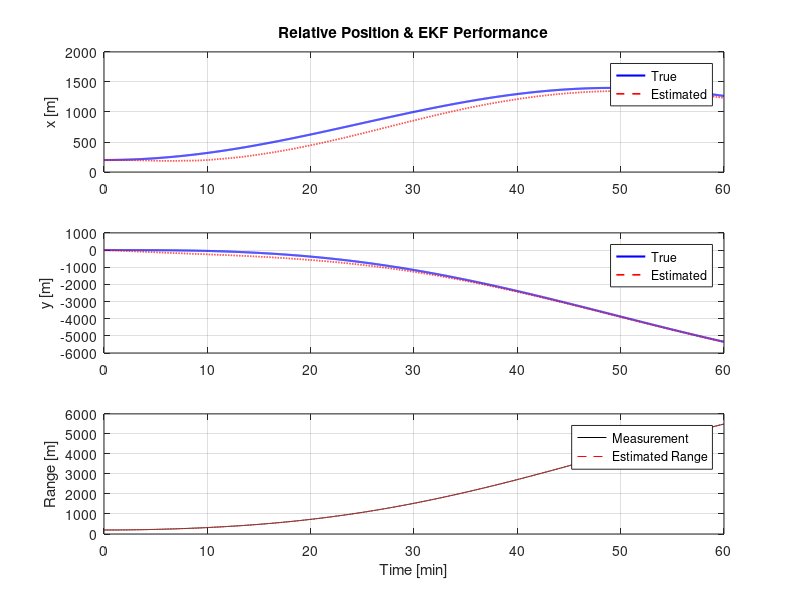
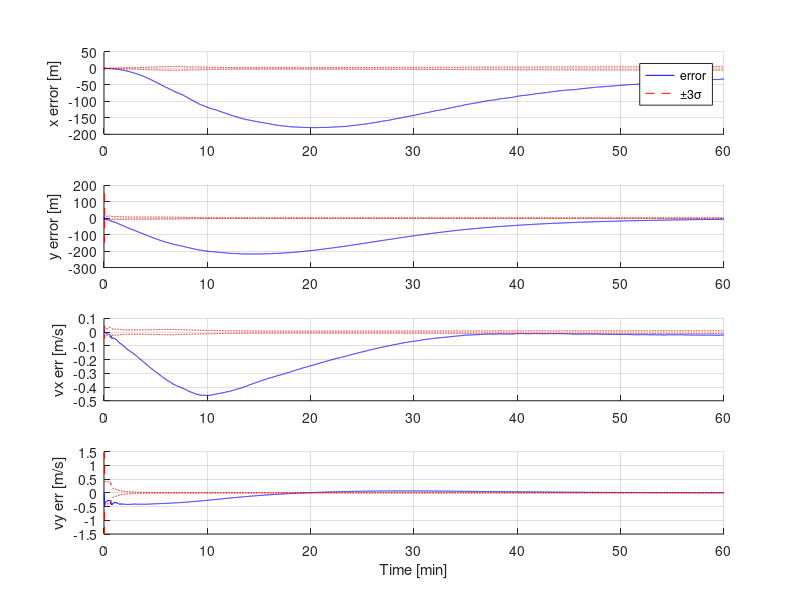

These charts were generated, in order, by the following MATLAB code:
% radar_ekf_mission_accurate.m
% Mission-accurate radar EKF for relative navigation (meters, m/s)
% State: [x; y; vx; vy] in LVLH (chaser wrt target)
% Measurements: range (m), range-rate (m/s) from radar mounted on chaser
% Author: (You) - use in research paper

clear; close all; clc;

%% ----------------- Mission / Orbit parameters -----------------
mu = 3.986004418e14;       % Earth's mu [m^3/s^2]
Re = 6371e3;               % Earth radius [m]
h = 700e3;                 % target altitude 700 km
a = Re + h;                % circular orbit radius [m]
n = sqrt(mu / a^3);       % mean motion [rad/s]

%% ----------------- Simulation parameters ---------------------
dt = 1.0;                  % EKF timestep [s]
Tsim = 3600;               % total sim time [s] (e.g., 1 hour)
N = floor(Tsim/dt);

% Process & measurement noise tuning (tune these for your radar/IMU)
% Process noise (model errors: unmodelled accel, disturbance) - continuous approx
sigma_acc = 1e-4;          % m/s^2 typical small disturbance (ion-thrust errors etc.)
Qc = diag([0.5*dt^2, 0.5*dt^2, dt, dt]) * sigma_acc^2; % heuristic continuous->discrete approx
Q = blkdiag( (dt^3/3)*sigma_acc^2*eye(2), (dt)*sigma_acc^2*eye(2) ); % 4x4 approx

% Measurement noise - radar quality
sigma_r = 1.0;             % range noise [m] (good space radar)
sigma_rr = 0.01;           % range-rate noise [m/s] (Doppler)
R = diag([sigma_r^2, sigma_rr^2]);

% Initial true state (close proximity scenario, meters)
x_true = [200;  0; 0; 0];  % 200 m radial offset (x) in LVLH, zero relative vel
% Small along-track offset variant could be used too.

% Initial estimate and covariance (realistic initial uncertainty)
x_est = x_true + [10; -5; 0.05; -0.02];   % small bias in initial estimate
P = diag([50^2, 50^2, 0.5^2, 0.5^2]);     % 50 m pos, 0.5 m/s vel uncertainty

% Store histories
Xtrue = zeros(4,N);
Xest  = zeros(4,N);
Pdiag = zeros(4,N);
zstore = zeros(2,N);

%% Precompute continuous-time A and discrete-time F (linearized CWH)
A = [0 0 1 0;
     0 0 0 1;
     3*n^2 0 0 2*n;
     0 0 -2*n 0];
Phi = eye(4) + A*dt + 0.5*(A*dt)^2;  % second-order approx of matrix exponential

%% Loop
for k = 1:N
    % ---- True dynamics integration (use simple RK2 for truth to keep stable) ----
    xdot_true = A * x_true;
    x_true = x_true + xdot_true * dt;     % simple Euler (small dt)
    
    % ---- Radar measurement (nonlinear) ----
    rx = x_true(1); ry = x_true(2); vx = x_true(3); vy = x_true(4);
    range = sqrt(rx^2 + ry^2);
    rr = (rx*vx + ry*vy) / max(range,1e-8);   % avoid div0
    z = [ range + sigma_r*randn; rr + sigma_rr*randn ];
    
    % ---- EKF Prediction ----
    x_pred = Phi * x_est;
    P_pred = Phi * P * Phi' + Q;
    
    % ---- Measurement prediction and Jacobian H ----
    px = x_pred(1); py = x_pred(2); pvx = x_pred(3); pvy = x_pred(4);
    prange = sqrt(px^2 + py^2);
    prank = max(prange,1e-8);
    z_pred = [prank;
              (px*pvx + py*pvy)/prank];
          
    % Jacobian H (2x4)
    H = zeros(2,4);
    H(1,1) = px/prank;
    H(1,2) = py/prank;
    H(2,1) = (pvx*prank - px*(px*pvx + py*pvy)/prank) / (prank^2);
    H(2,2) = (pvy*prank - py*(px*pvx + py*pvy)/prank) / (prank^2);
    H(2,3) = px/prank;
    H(2,4) = py/prank;
    
    % ---- Kalman Gain & Update ----
    S = H * P_pred * H' + R;
    K = (P_pred * H') / S;
    x_est = x_pred + K * (z - z_pred);
    P = (eye(4) - K*H) * P_pred;
    
    % ---- Log ----
    Xtrue(:,k) = x_true;
    Xest(:,k)  = x_est;
    Pdiag(:,k) = diag(P);
    zstore(:,k) = z;
end

%% ------------------ Plots -------------------------------
t = (0:N-1)*dt/60;   % minutes

% Position: true vs estimated
figure('Name','EKF Position Estimates','Color','w','Units','normalized','Position',[0.05 0.05 0.6 0.7]);
subplot(3,1,1);
plot(t, Xtrue(1,:)/1e0,'b','LineWidth',1.5); hold on;
plot(t, Xest(1,:)/1e0,'--r','LineWidth',1.2);
ylabel('x [m]'); grid on; legend('True','Estimated');
title('Relative Position & EKF Performance');

subplot(3,1,2);
plot(t, Xtrue(2,:)/1e0,'b','LineWidth',1.5); hold on;
plot(t, Xest(2,:)/1e0,'--r','LineWidth',1.2);
ylabel('y [m]'); grid on; legend('True','Estimated');

% Range measurement and residual
subplot(3,1,3);
plot(t, zstore(1,:)/1e0,'k'); hold on;
plot(t, sqrt(Xest(1,:).^2 + Xest(2,:).^2)/1e0,'--r');
ylabel('Range [m]'); xlabel('Time [min]'); grid on; legend('Measurement','Estimated Range');

% Estimation error + 3-sigma envelope
figure('Name','EKF Errors & Covariance','Color','w','Units','normalized','Position',[0.65 0.05 0.3 0.7]);
err = Xest - Xtrue;
clf;
subplot(4,1,1); hold on; grid on;
plot(t, err(1,:),'b'); plot(t, 3*sqrt(Pdiag(1,:)),'r--'); plot(t, -3*sqrt(Pdiag(1,:)),'r--');
ylabel('x error [m]'); legend('error','\pm3\sigma');

subplot(4,1,2); hold on; grid on;
plot(t, err(2,:),'b'); plot(t, 3*sqrt(Pdiag(2,:)),'r--'); plot(t, -3*sqrt(Pdiag(2,:)),'r--');
ylabel('y error [m]');

subplot(4,1,3); hold on; grid on;
plot(t, err(3,:),'b'); plot(t, 3*sqrt(Pdiag(3,:)),'r--'); plot(t, -3*sqrt(Pdiag(3,:)),'r--');
ylabel('vx err [m/s]');

subplot(4,1,4); hold on; grid on;
plot(t, err(4,:),'b'); plot(t, 3*sqrt(Pdiag(4,:)),'r--'); plot(t, -3*sqrt(Pdiag(4,:)),'r--');
ylabel('vy err [m/s]'); xlabel('Time [min]');

%% ------------------ Summary Stats -------------------------
pos_rms = sqrt(mean(err(1,:).^2 + err(2,:).^2));
vel_rms = sqrt(mean(err(3,:).^2 + err(4,:).^2));
fprintf('Position RMS error: %.3f m\n', pos_rms);
fprintf('Velocity RMS error: %.4f m/s\n', vel_rms);

% Save outputs (optional)
% save('radar_ekf_results.mat','Xtrue','Xest','Pdiag','zstore','dt','n');

